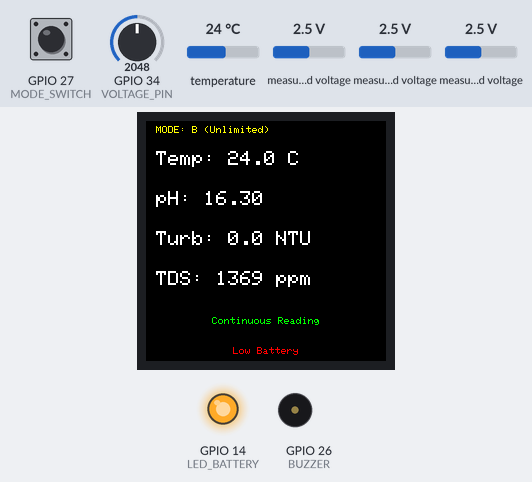
The sketch below on a simulated ESP32. Shown: 240×240 colour display, output pins drawn as LEDs (lit = HIGH), buzzer (waves = sounding, pin HIGH). The test bench sets the inputs (shaded band); at power-on: GPIO 27 (MODE_SWITCH) HIGH, GPIO 34 (VOLTAGE_PIN) = 2048, temperature 24 °C, measured voltage 2.5 V. WiFi joins after 1.5 s; servers stay silent unless stated; no MQTT or app messages arrive unless stated; what the sketch prints to the serial monitor is not drawn.

Above: at 7.4 s.
7.5 s: GPIO 27 (MODE_SWITCH) pulled LOW for 1 s
At 8.6 s:
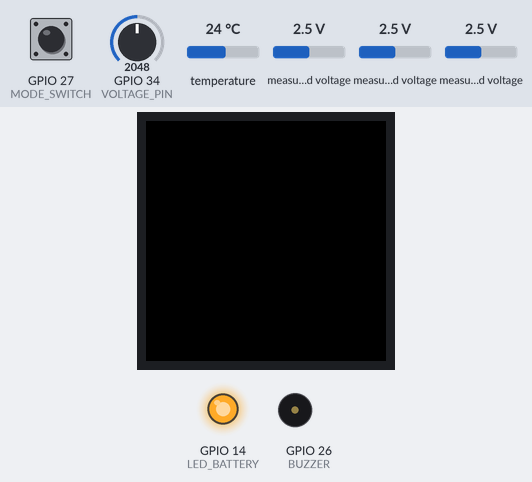
15.5 s: GPIO 34 (VOLTAGE_PIN) set to 3193
17.1 s: GPIO 34 (VOLTAGE_PIN) set to 3295
At 19.2 s:
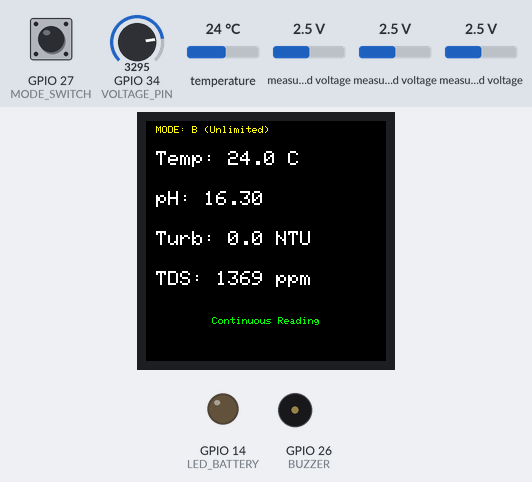
20.2 s: temperature set to 33 °C
At 21.5 s:
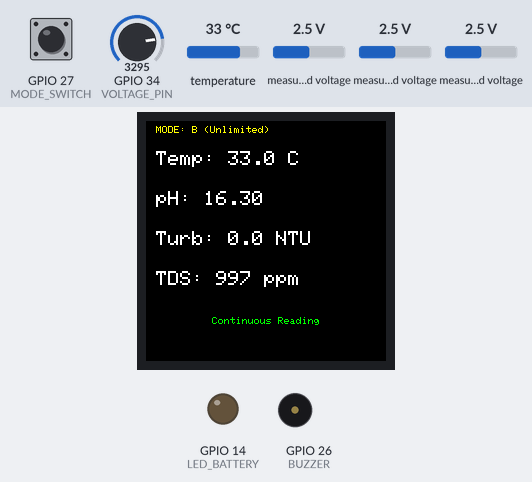
24.3 s: GPIO 27 (MODE_SWITCH) pulled LOW for 3.2 s
At 26.0 s:
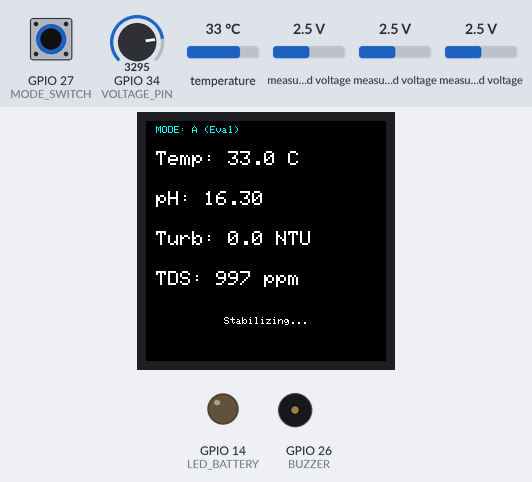
Timing chart, 0 to 27.5 s (numbered marks = the images above; inputs shaded):
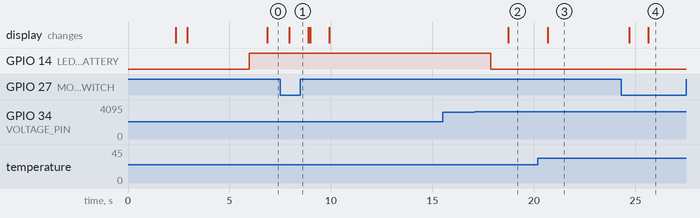

Measured:
- the behaviour switches between 3265 and 3266 on GPIO 34 (VOLTAGE_PIN) (found by bisection; images 1 and 2)
- after the input at 7.5 s, the display: changes after 0.44 s (image 1)
- after the input at 15.5 s, every drawn part: stays the same
- after the input at 17.1 s, GPIO 14 (LED_BATTERY): HIGH → LOW after 0.77 s; the display: changes after 1.6 s (image 2)
- after the input at 20.2 s, the display: changes after 0.49 s (image 3)
- after the input at 24.3 s, the display: first changes after 0.40 s (image 4 shows a later state)

The sketch:

main.ino
```cpp
#include <Wire.h>
#include <Adafruit_ADS1X15.h>
#include <OneWire.h>
#include <DallasTemperature.h>
#include <TFT_eSPI.h>
#include <WiFi.h>
#include <PubSubClient.h>

// WiFi credentials
const char* ssid = "---";
const char* password = "12345678";

// ThingsBoard
const char* mqtt_server = "-";
const char* token = "-";
WiFiClient espClient;
PubSubClient client(espClient);

// Pin definitions
#define ONE_WIRE_BUS 33
#define RESET_BUTTON 25
#define BUZZER 26
#define LED_BATTERY 14
#define VOLTAGE_PIN 34
#define MODE_SWITCH 27

// TFT Display pins
TFT_eSPI tft = TFT_eSPI();

// ADS1115 setup
Adafruit_ADS1115 ads;

// DS18B20 setup
OneWire oneWire(ONE_WIRE_BUS);
DallasTemperature sensors(&oneWire);

// Voltage divider constants
const float R1 = 14700.0;
const float R2 = 10000.0;
const float VREF = 3.3;
const float LOW_BATTERY_THRESHOLD = 6.50;

// BATTERY PERCENTAGE CONSTANTS
const float BATTERY_MAX_VOLTAGE = 8.4;  // 100% battery
const float BATTERY_MIN_VOLTAGE = 6.0;  // 0% battery

//  CALIBRATION CONSTANTS FOR pH (ADS1115 16-bit)
const float pH_slope = -0.0860;           // V per pH (from calibration)
const float pH_intercept = 4.33986;       // Intercept from calibration
const float pH_offset = 0.70;             // Final offset correction
const float ADS_VREF = 4.096;             // ADS1115 reference voltage (GAIN_ONE)

//  KALIBRASI pH 7
const float pH7_voltage = 3.3;            // Tegangan saat pH 7 (dalam Volt)

// Global variables
float temperature = 0.0;
float pH_value = 0.0;
float turbidity = 0.0;
float tds_value = 0.0;
float battery_voltage = 0.0;
int battery_percentage = 0;
bool iot_enabled = true;
bool is_suitable = false;

//  MODE VARIABLES
bool mode_B = false;  // false = Mode A (evaluasi), true = Mode B (unlimited)
bool previous_mode = false;

// Stability check variables
float prev_temp = 0, prev_pH = 0, prev_turb = 0, prev_tds = 0;
unsigned long stability_start = 0;
bool is_stable = false;
const int STABILITY_TOLERANCE = 5;
const int STABILITY_DURATION = 20000;

// Timing variables for realtime upload
unsigned long last_upload_time = 0;
const unsigned long UPLOAD_INTERVAL = 1000;

// State machine
enum SystemState {
  STATE_READING,
  STATE_EVALUATING,
  STATE_RESULT_DISPLAY
};
SystemState current_state = STATE_READING;

//  RPC CALLBACK FUNCTION
void onRpcMessage(char* topic, byte* payload, unsigned int length) {
  Serial.print("RPC received on topic: ");
  Serial.println(topic);

  // Parse payload
  String message = "";
  for (int i = 0; i < length; i++) {
    message += (char)payload[i];
  }
  Serial.print("Message: ");
  Serial.println(message);

  // Check if it's a reset command
  if (message.indexOf("\"method\":\"reset\"") > -1) {
    Serial.println("Reset command received via RPC!");
    performReset();
  }
}

//  RESET FUNCTION
void performReset() {
  Serial.println("Performing system reset...");

  // Reset state variables
  is_stable = false;
  stability_start = 0;
  current_state = STATE_READING;

  // Clear display
  tft.fillScreen(TFT_BLACK);

  // Optional: Send response back to ThingsBoard
  if (client.connected()) {
    String response = "{\"reset\":\"success\"}";
    client.publish("v1/devices/me/rpc/response/1", response.c_str());
  }

  Serial.println("Reset complete, returning to reading state");
}

//  FUNGSI UNTUK MENGHITUNG PERSENTASE BATERAI
int calculateBatteryPercentage(float voltage) {
  // Konversi tegangan ke persentase (0-100%)
  // 8.4V = 100%, 6.0V = 0%
  float percentage = ((voltage - BATTERY_MIN_VOLTAGE) / (BATTERY_MAX_VOLTAGE - BATTERY_MIN_VOLTAGE)) * 100.0;

  // Batasi nilai antara 0-100
  if (percentage > 100.0) percentage = 100.0;
  if (percentage < 0.0) percentage = 0.0;

  return (int)percentage;
}

//  FUNGSI UNTUK MEMBACA MODE SWITCH
void readModeSwitch() {
  mode_B = digitalRead(MODE_SWITCH); // HIGH = Mode B, LOW = Mode A

  // Deteksi perubahan mode
  if (mode_B != previous_mode) {
    previous_mode = mode_B;

    // Reset saat mode berubah
    if (!mode_B) {
      // Kembali ke Mode A
      Serial.println("Switched to Mode A (Evaluation Mode)");
      performReset();
    } else {
      // Pindah ke Mode B
      Serial.println("Switched to Mode B (Unlimited Reading Mode)");
      is_stable = false;
      stability_start = 0;
      current_state = STATE_READING;
      tft.fillScreen(TFT_BLACK);
    }
  }
}

void setup() {
  Serial.begin(115200);
  Serial.println("=== Drinking Water Suitability Detection System ===");

  // Pin modes
  pinMode(RESET_BUTTON, INPUT_PULLUP);
  pinMode(BUZZER, OUTPUT);
  pinMode(LED_BATTERY, OUTPUT);
  pinMode(MODE_SWITCH, INPUT_PULLUP);  //  MODE SWITCH PIN
  digitalWrite(BUZZER, LOW);
  digitalWrite(LED_BATTERY, LOW);

  // Initialize TFT
  tft.init();
  tft.setRotation(0);
  tft.fillScreen(TFT_BLACK);
  tft.setTextColor(TFT_WHITE, TFT_BLACK);
  tft.setTextDatum(MC_DATUM);
  tft.setTextSize(2);

  // Display title
  displayTitle();
  delay(2000);

  // Initialize sensors
  initializeSensors();

  // Connect to WiFi (3 attempts)
  connectWiFi();

  // Read initial mode
  mode_B = digitalRead(MODE_SWITCH);
  previous_mode = mode_B;
  Serial.print("Initial Mode: ");
  Serial.println(mode_B ? "B (Unlimited)" : "A (Evaluation)");

  // Main loop will handle the rest
}

void loop() {
  // Read mode switch
  readModeSwitch();

  // Maintain MQTT connection
  if (iot_enabled) {
    if (!client.connected()) {
      reconnectMQTT();
    }
    client.loop();
  }

  // Read battery voltage
  checkBattery();

  // Read all sensors
  readSensors();

  // Upload to ThingsBoard every 1 second (realtime)
  if (iot_enabled && client.connected()) {
    unsigned long current_time = millis();
    if (current_time - last_upload_time >= UPLOAD_INTERVAL) {
      uploadToThingsBoard();
      last_upload_time = current_time;
    }
  }

  //  MODE B: UNLIMITED READING (NO EVALUATION)
  if (mode_B) {
    displaySensorReadingsUnlimited();
    delay(100);
    return;  // Skip state machine
  }

  //  MODE A: EVALUATION MODE (STATE MACHINE)
  switch (current_state) {
    case STATE_READING:
      // Display sensor readings
      displaySensorReadings();

      // Check for stability
      if (!is_stable) {
        if (checkStability()) {
          is_stable = true;
          Serial.println("Data stable, evaluating...");
          current_state = STATE_EVALUATING;
          delay(500);
        }
      }
      break;

    case STATE_EVALUATING:
      // Evaluate water suitability
      evaluateWater();

      // Display result
      displayResult();

      // Play buzzer based on result
      playBuzzer();

      // Move to result display state
      current_state = STATE_RESULT_DISPLAY;
      Serial.println("Waiting for reset button...");
      break;

    case STATE_RESULT_DISPLAY:
      // Wait for reset button (physical button)
      if (digitalRead(RESET_BUTTON) == LOW) {
        // Reset pressed
        Serial.println("Reset button pressed, restarting...");
        delay(300); // Debounce
        performReset();
      }
      break;
  }

  delay(100);
}

void displayTitle() {
  tft.fillScreen(TFT_BLACK);
  tft.setTextSize(2);
  tft.drawString("Drinking Water", 120, 100);
  tft.drawString("Suitability", 120, 130);
  tft.drawString("Detection System", 120, 160);
}

void initializeSensors() {
  bool success = false;

  while (!success) {
    tft.fillScreen(TFT_BLACK);
    tft.drawString("Inisialisasi...", 120, 120);
    Serial.println("Initializing sensors...");

    // Initialize I2C
    Wire.begin(21, 22);

    // Initialize ADS1115
    if (!ads.begin(0x49)) {
      Serial.println("Failed to initialize ADS1115!");
      delay(1000);
      continue;
    }
    Serial.println("ADS1115 initialized");
    ads.setGain(GAIN_ONE);  // +/- 4.096V range

    // Initialize DS18B20
    sensors.begin();
    if (sensors.getDeviceCount() == 0) {
      Serial.println("No DS18B20 found!");
      delay(1000);
      continue;
    }
    Serial.println("DS18B20 initialized");

    success = true;
  }

  Serial.println("All sensors initialized successfully");
  delay(500);
}

void connectWiFi() {
  int attempts = 0;
  WiFi.mode(WIFI_STA);

  tft.fillScreen(TFT_BLACK);
  tft.drawString("Connecting WiFi...", 120, 120);
  Serial.println("Connecting to WiFi...");

  WiFi.begin(ssid, password);

  while (WiFi.status() != WL_CONNECTED && attempts < 3) {
    delay(3000);
    attempts++;
    Serial.print("Attempt ");
    Serial.print(attempts);
    Serial.println("/3");
  }

  if (WiFi.status() == WL_CONNECTED) {
    Serial.println("WiFi connected!");
    Serial.print("IP: ");
    Serial.println(WiFi.localIP());

    // Setup MQTT
    client.setServer(mqtt_server, 1883);

    //  SET RPC CALLBACK
    client.setCallback(onRpcMessage);

    reconnectMQTT();

    iot_enabled = true;
  } else {
    Serial.println("WiFi connection failed, IoT disabled");
    tft.fillScreen(TFT_BLACK);
    tft.drawString("IoT disabled", 120, 120);
    delay(2000);
    iot_enabled = false;
  }
}

void reconnectMQTT() {
  if (client.connect("ESP32Client", token, NULL)) {
    Serial.println("Connected to ThingsBoard");

    //  SUBSCRIBE TO RPC TOPIC
    client.subscribe("v1/devices/me/rpc/request/+");
    Serial.println("Subscribed to RPC topic");
  } else {
    Serial.println("Failed to connect to ThingsBoard");
  }
}

void checkBattery() {
  int raw_adc = analogRead(VOLTAGE_PIN);
  float adc_voltage = (raw_adc / 4095.0) * VREF;
  battery_voltage = adc_voltage * ((R1 + R2) / R2);

  //  HITUNG PERSENTASE BATERAI
  battery_percentage = calculateBatteryPercentage(battery_voltage);

  // Debug output
  Serial.print("Battery Voltage: ");
  Serial.print(battery_voltage);
  Serial.print("V | Percentage: ");
  Serial.print(battery_percentage);
  Serial.println("%");

  if (battery_voltage < LOW_BATTERY_THRESHOLD) {
    digitalWrite(LED_BATTERY, HIGH);
  } else {
    digitalWrite(LED_BATTERY, LOW);
  }
}

void readSensors() {
  // Read temperature
  sensors.requestTemperatures();
  temperature = sensors.getTempCByIndex(0);
  Serial.print("Temperature: ");
  Serial.print(temperature);
  Serial.println(" C");

  //  READ pH FROM ADS1115 A0 (16-bit)
  int16_t adc0 = ads.readADC_SingleEnded(0);  // Raw 16-bit value (0-32767)

  // Convert ADC value to voltage using ADS1115 reference
  float voltage_pH = ads.computeVolts(adc0);  // Uses ADS_VREF (4.096V)

  // Apply calibration: voltage → pH
  float pH_raw = (voltage_pH - pH_intercept) / pH_slope;

  // Apply offset correction
  pH_value = pH_raw - pH_offset;

  // Optional: Apply calibration shift based on pH 7 reference
  float pH7_expected = (pH7_voltage - pH_intercept) / pH_slope - pH_offset;
  float pH_correction = 7.0 - pH7_expected;  // Shift to make pH7_voltage = pH 7.0
  pH_value += pH_correction;

  Serial.print("pH ADC: ");
  Serial.print(adc0);
  Serial.print(" | Voltage: ");
  Serial.print(voltage_pH, 4);
  Serial.print("V | pH: ");
  Serial.println(pH_value, 2);

  // Read Turbidity from ADS1115 A1
  int16_t adc1 = ads.readADC_SingleEnded(1);
  // Map from 16-bit range: 0-10400 (approx for 640 in 10-bit scaled to 16-bit)
  turbidity = map(adc1, 0, 10400, 100, 0);
  turbidity = constrain(turbidity, 0, 100);
  Serial.print("Turbidity ADC: ");
  Serial.print(adc1);
  Serial.print(" | Turbidity: ");
  Serial.print(turbidity);
  Serial.println(" NTU");

  // Read TDS from ADS1115 A2
  int16_t adc2 = ads.readADC_SingleEnded(2);
  float voltage_tds = ads.computeVolts(adc2);
  float compensationCoefficient = 1.0 + 0.02 * (temperature - 25.0);
  float compensationVoltage = voltage_tds / compensationCoefficient;
  tds_value = (133.42 * compensationVoltage * compensationVoltage * compensationVoltage
              - 255.86 * compensationVoltage * compensationVoltage
              + 857.39 * compensationVoltage) * 0.5;
  Serial.print("TDS ADC: ");
  Serial.print(adc2);
  Serial.print(" | Voltage: ");
  Serial.print(voltage_tds);
  Serial.print("V | TDS: ");
  Serial.print(tds_value);
  Serial.println(" ppm");
}

//  DISPLAY UNTUK MODE A (DENGAN STABILIZING)
void displaySensorReadings() {
  tft.fillScreen(TFT_BLACK);
  tft.setTextSize(2);
  tft.setTextDatum(TL_DATUM);

  // Mode indicator
  tft.setTextSize(1);
  tft.setTextColor(TFT_CYAN, TFT_BLACK);
  tft.drawString("MODE: A (Eval)", 10, 5);
  tft.setTextColor(TFT_WHITE, TFT_BLACK);
  tft.setTextSize(2);

  tft.drawString("Temp: " + String(temperature, 1) + " C", 10, 30);
  tft.drawString("pH: " + String(pH_value, 2), 10, 70);
  tft.drawString("Turb: " + String(turbidity, 1) + " NTU", 10, 110);
  tft.drawString("TDS: " + String(tds_value, 0) + " ppm", 10, 150);

  if (!is_stable) {
    tft.setTextSize(1);
    tft.setTextDatum(MC_DATUM);
    tft.drawString("Stabilizing...", 120, 200);
  }

  // Display low battery warning if needed
  if (battery_voltage < LOW_BATTERY_THRESHOLD) {
    tft.setTextSize(1);
    tft.setTextColor(TFT_RED, TFT_BLACK);
    tft.drawString("Low Battery", 120, 230);
    tft.setTextColor(TFT_WHITE, TFT_BLACK);
  }
}

//  DISPLAY UNTUK MODE B (UNLIMITED, TANPA STABILIZING)
void displaySensorReadingsUnlimited() {
  tft.fillScreen(TFT_BLACK);
  tft.setTextSize(2);
  tft.setTextDatum(TL_DATUM);

  // Mode indicator dengan warna berbeda
  tft.setTextSize(1);
  tft.setTextColor(TFT_YELLOW, TFT_BLACK);
  tft.drawString("MODE: B (Unlimited)", 10, 5);
  tft.setTextColor(TFT_WHITE, TFT_BLACK);
  tft.setTextSize(2);

  tft.drawString("Temp: " + String(temperature, 1) + " C", 10, 30);
  tft.drawString("pH: " + String(pH_value, 2), 10, 70);
  tft.drawString("Turb: " + String(turbidity, 1) + " NTU", 10, 110);
  tft.drawString("TDS: " + String(tds_value, 0) + " ppm", 10, 150);

  // Display status unlimited
  tft.setTextSize(1);
  tft.setTextDatum(MC_DATUM);
  tft.setTextColor(TFT_GREEN, TFT_BLACK);
  tft.drawString("Continuous Reading", 120, 200);
  tft.setTextColor(TFT_WHITE, TFT_BLACK);

  // Display low battery warning if needed
  if (battery_voltage < LOW_BATTERY_THRESHOLD) {
    tft.setTextSize(1);
    tft.setTextColor(TFT_RED, TFT_BLACK);
    tft.drawString("Low Battery", 120, 230);
    tft.setTextColor(TFT_WHITE, TFT_BLACK);
  }
}

bool checkStability() {
  if (abs(temperature - prev_temp) <= STABILITY_TOLERANCE &&
      abs(pH_value - prev_pH) <= STABILITY_TOLERANCE &&
      abs(turbidity - prev_turb) <= STABILITY_TOLERANCE &&
      abs(tds_value - prev_tds) <= STABILITY_TOLERANCE) {

    if (stability_start == 0) {
      stability_start = millis();
    } else if (millis() - stability_start >= STABILITY_DURATION) {
      return true;
    }
  } else {
    stability_start = 0;
  }

  prev_temp = temperature;
  prev_pH = pH_value;
  prev_turb = turbidity;
  prev_tds = tds_value;

  return false;
}

void evaluateWater() {
  // WHO Standards:
  // pH: 6.5 - 8.5
  // Turbidity: < 5 NTU
  // TDS: < 600 ppm (recommended), < 1000 ppm (acceptable)
  // Temperature: not a direct health concern but affects taste

  is_suitable = true;

  if (pH_value < 6.5 || pH_value > 8.5) {
    is_suitable = false;
    Serial.println("FAIL: pH out of range");
  }

  if (turbidity > 5) {
    is_suitable = false;
    Serial.println("FAIL: Turbidity too high");
  }

  if (tds_value > 1000) {
    is_suitable = false;
    Serial.println("FAIL: TDS too high");
  }

  Serial.print("Water suitability: ");
  Serial.println(is_suitable ? "LAYAK" : "TIDAK LAYAK");
}

void displayResult() {
  tft.fillScreen(TFT_BLACK);

  if (is_suitable) {
    // Green border
    tft.drawRect(0, 0, 240, 240, TFT_GREEN);
    tft.drawRect(1, 1, 238, 238, TFT_GREEN);
    tft.drawRect(2, 2, 236, 236, TFT_GREEN);

    tft.setTextColor(TFT_GREEN, TFT_BLACK);
    tft.setTextSize(4);
    tft.setTextDatum(MC_DATUM);
    tft.drawString("LAYAK", 120, 120);
  } else {
    // Red border
    tft.drawRect(0, 0, 240, 240, TFT_RED);
    tft.drawRect(1, 1, 238, 238, TFT_RED);
    tft.drawRect(2, 2, 236, 236, TFT_RED);

    tft.setTextColor(TFT_RED, TFT_BLACK);
    tft.setTextSize(3);
    tft.setTextDatum(MC_DATUM);
    tft.drawString("TIDAK", 120, 110);
    tft.drawString("LAYAK", 120, 140);
  }

  // Display low battery warning if needed
  if (battery_voltage < LOW_BATTERY_THRESHOLD) {
    tft.setTextSize(1);
    tft.setTextColor(TFT_RED, TFT_BLACK);
    tft.drawString("Low Battery", 120, 230);
  }
}

void playBuzzer() {
  if (is_suitable) {
    // One long beep
    digitalWrite(BUZZER, HIGH);
    delay(1000);
    digitalWrite(BUZZER, LOW);
  } else {
    // Three short beeps
    for (int i = 0; i < 3; i++) {
      digitalWrite(BUZZER, HIGH);
      delay(200);
      digitalWrite(BUZZER, LOW);
      delay(200);
    }
  }
}

void uploadToThingsBoard() {
  if (!client.connected()) {
    reconnectMQTT();
  }

  if (client.connected()) {
    String payload = "{";
    payload += "\"temperature\":" + String(temperature, 2) + ",";
    payload += "\"pH\":" + String(pH_value, 2) + ",";
    payload += "\"turbidity\":" + String(turbidity, 2) + ",";
    payload += "\"tds\":" + String(tds_value, 2) + ",";
    payload += "\"battery\":" + String(battery_voltage, 2) + ",";
    payload += "\"battery_percentage\":" + String(battery_percentage) + ",";
    //  TAMBAHKAN MODE KE PAYLOAD
    payload += "\"mode\":\"" + String(mode_B ? "B" : "A") + "\",";
    payload += "\"suitable\":";
    payload += is_suitable ? "true" : "false";
    payload += "}";

    Serial.println("Uploading to ThingsBoard: " + payload);
    client.publish("v1/devices/me/telemetry", payload.c_str());
  }
}
```
